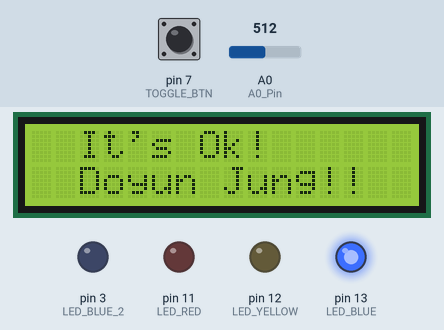
Recording of a sketch running on a simulated Arduino Uno, built with avr-gcc and run on an emulated ATmega328P. Parts: 16×2 character LCD, output pins drawn as LEDs (lit = HIGH). The inputs (shaded band) are chosen by the test bench; at power-on: A0 (A0_Pin) = 512, pin 7 (TOGGLE_BTN) LOW.

Above: at 1.6 s.
1.7 s: A0 (A0_Pin) set to 488
At 3.8 s:
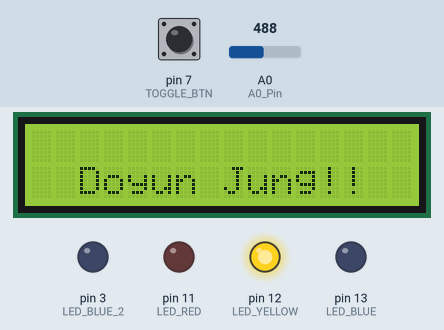
7.6 s: A0 (A0_Pin) set to 461
10.3 s: A0 (A0_Pin) set to 442
At 14.0 s:
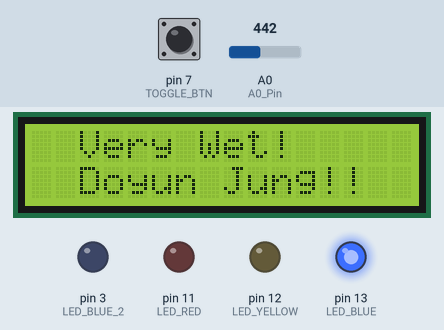
16.3 s: A0 (A0_Pin) set to 1010
At 20.1 s:
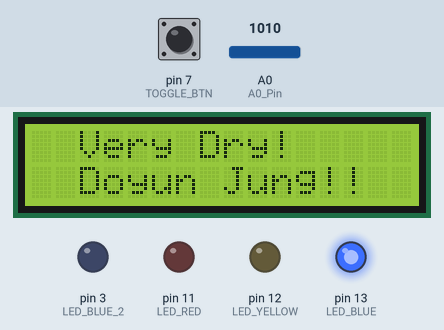
22.3 s: pin 7 (TOGGLE_BTN) pulled HIGH for 2.35 s
At 25.1 s:
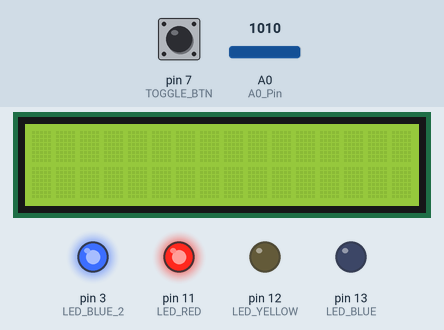
27.8 s: A0 (A0_Pin) set to 985
At 29.8 s:
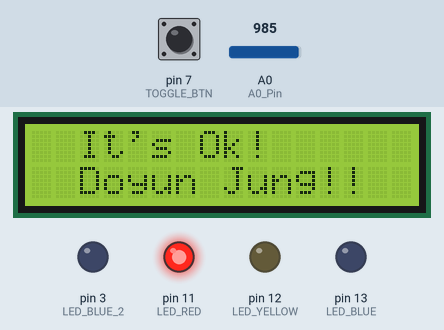
Timing chart, 0 to 34.8 s (numbered marks = the images above; inputs shaded):
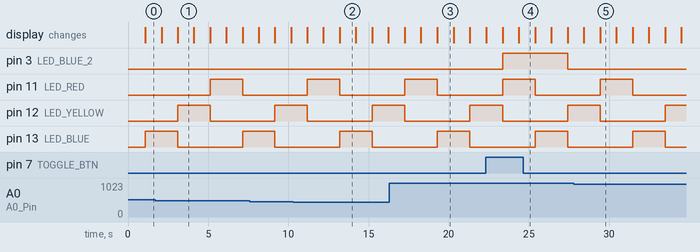

The sketch:

3_2_lcd_i2c_yl_38_sensor.ino
```cpp
/*
 *  프로젝트명: LCD 16x2, yl-38 Sensor(토양 센서)
 *  작성: 정도윤(Doyun Jung)
 *  작성일자: 2022-04-08
 *  비고:
 *
 */


#include <LiquidCrystal_I2C.h>
#include <Wire.h>
#include <String.h>

const int A0_Pin = 0;
const int LED_BLUE = 13;
const int LED_YELLOW = 12;
const int LED_RED = 11;

const int LED_BLUE_2 = 3;

const int TOGGLE_BTN = 7;


int change = 1;
int sensorVal = 0;

// 0x3F I2C 주소를 가지고 있는 16x2 LCD객체를 생성
LiquidCrystal_I2C lcd(0x27, 16, 2);   // 0x27 -> 주소 스캐너로 탐색하여 지정할 것

String yl_sensor();   // 토양 센서
void blinker();     // 신호등
void lcd_print(String header, String body);

void setup() {

  Serial.begin(9600);
  lcd.init();
  lcd.backlight();

  pinMode(LED_BLUE, OUTPUT);
  pinMode(LED_YELLOW, OUTPUT);
  pinMode(LED_RED, OUTPUT);

  pinMode(LED_BLUE_2, OUTPUT);

  pinMode(TOGGLE_BTN, INPUT);

}

void loop() {
  int readBtnValue = digitalRead(TOGGLE_BTN);

  sensorVal = analogRead(A0_Pin);
  delay(1000);

  // 센서
  String result = yl_sensor();

  // LCD 출력
  String body = "  Doyun Jung!! ";
  lcd_print(result, body);

  // 신호등
  blinker();

  // 버튼 입력 상태 출력
  if ( readBtnValue == HIGH ){
    digitalWrite(LED_BLUE_2, HIGH);
  }
  else{
    digitalWrite(LED_BLUE_2, LOW);
  }

  // 1초간 대기합니다.
  delay(1000);
  // LCD의 모든 내용을 삭제합니다.
  lcd.clear();

}

String yl_sensor(){

  String result = "";

  if ( sensorVal <= 450 ){
    result = "  Very Wet!";
  }
  else if ( sensorVal > 500 && sensorVal <= 1000 ){
    result = "  It's Ok!";
  }
  else if ( sensorVal > 1000 ){
    result = "  Very Dry!";
  }

  return result;

}

void lcd_print(String header, String body){

    lcd.setCursor(0,0);
    lcd.print(header);
    lcd.setCursor(0,1);
    lcd.print(body);

}

void blinker(){

  if ( change == 1 ){
    digitalWrite(LED_BLUE, HIGH);
    digitalWrite(LED_YELLOW, LOW);
    digitalWrite(LED_RED, LOW);

    change = 2;

  }
  else if ( change == 2 ){
    digitalWrite(LED_BLUE, LOW);
    digitalWrite(LED_YELLOW, HIGH);
    digitalWrite(LED_RED, LOW);

    change = 3;

  }
  else if ( change == 3 ){
    digitalWrite(LED_BLUE, LOW);
    digitalWrite(LED_YELLOW, LOW);
    digitalWrite(LED_RED, HIGH);

    change = 1;

  }

}
```

Measured:
- the behaviour switches between 501 and 500 on A0 (A0_Pin) (found by bisection; images 0 and 1)
- the behaviour switches between 451 and 450 on A0 (A0_Pin) (found by bisection; images 1 and 2)
- the behaviour switches between 1001 and 1000 on A0 (A0_Pin) (found by bisection; images 4 and 5)
- after the input at 1.7 s, the display: first differs from a run without the input after 1.4 s (image 1)
- after the input at 10.3 s, the display: first differs from a run without the input after 2.9 s (image 2)
- after the input at 16.3 s, the display: first differs from a run without the input after 3.0 s (image 3)
- after the input at 22.3 s, pin 3 (LED_BLUE_2): LOW → HIGH after 1.1 s, → LOW 4.1 s later
- after the input at 27.8 s, the display: first differs from a run without the input after 1.6 s (image 5)
